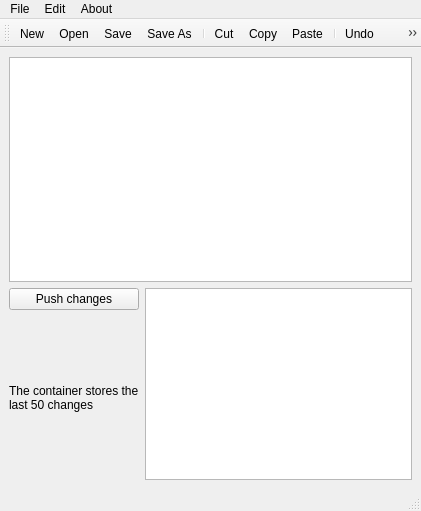
<?xml version="1.0" encoding="UTF-8"?>
<ui version="4.0">
 <class>MainWindow</class>
 <widget class="QMainWindow" name="MainWindow">
  <property name="geometry">
   <rect>
    <x>0</x>
    <y>0</y>
    <width>421</width>
    <height>511</height>
   </rect>
  </property>
  <property name="windowTitle">
   <string>MainWindow</string>
  </property>
  <widget class="QWidget" name="centralwidget">
   <layout class="QVBoxLayout" name="verticalLayout_3">
    <item>
     <layout class="QVBoxLayout" name="verticalLayout">
      <item>
       <widget class="QPlainTextEdit" name="plainTextEdit"/>
      </item>
      <item>
       <layout class="QHBoxLayout" name="horizontalLayout">
        <item>
         <layout class="QVBoxLayout" name="verticalLayout_2">
          <item>
           <widget class="QPushButton" name="pushButton">
            <property name="text">
             <string>Push changes</string>
            </property>
           </widget>
          </item>
          <item>
           <widget class="QLabel" name="label">
            <property name="text">
             <string>The container stores the last 50 changes</string>
            </property>
            <property name="textFormat">
             <enum>Qt::AutoText</enum>
            </property>
            <property name="scaledContents">
             <bool>false</bool>
            </property>
            <property name="wordWrap">
             <bool>true</bool>
            </property>
           </widget>
          </item>
         </layout>
        </item>
        <item>
         <widget class="QListWidget" name="listWidget">
          <property name="sizePolicy">
           <sizepolicy hsizetype="Expanding" vsizetype="Preferred">
            <horstretch>0</horstretch>
            <verstretch>0</verstretch>
           </sizepolicy>
          </property>
         </widget>
        </item>
       </layout>
      </item>
     </layout>
    </item>
   </layout>
  </widget>
  <widget class="QMenuBar" name="menubar">
   <property name="geometry">
    <rect>
     <x>0</x>
     <y>0</y>
     <width>421</width>
     <height>21</height>
    </rect>
   </property>
   <widget class="QMenu" name="menuFile">
    <property name="title">
     <string>File</string>
    </property>
    <addaction name="actionNew"/>
    <addaction name="actionOpen"/>
    <addaction name="separator"/>
    <addaction name="actionSave"/>
    <addaction name="actionSave_As"/>
   </widget>
   <widget class="QMenu" name="menuEdit">
    <property name="title">
     <string>Edit</string>
    </property>
    <addaction name="actionCut"/>
    <addaction name="actionCopy"/>
    <addaction name="actionPaste"/>
    <addaction name="separator"/>
    <addaction name="actionRedo"/>
    <addaction name="actionUndo"/>
   </widget>
   <widget class="QMenu" name="menuAbout">
    <property name="title">
     <string>About</string>
    </property>
    <addaction name="actionAbout_TextEditor"/>
   </widget>
   <addaction name="menuFile"/>
   <addaction name="menuEdit"/>
   <addaction name="menuAbout"/>
  </widget>
  <widget class="QToolBar" name="toolBar">
   <property name="windowTitle">
    <string>toolBar</string>
   </property>
   <attribute name="toolBarArea">
    <enum>TopToolBarArea</enum>
   </attribute>
   <attribute name="toolBarBreak">
    <bool>false</bool>
   </attribute>
   <addaction name="actionNew"/>
   <addaction name="actionOpen"/>
   <addaction name="actionSave"/>
   <addaction name="actionSave_As"/>
   <addaction name="separator"/>
   <addaction name="actionCut"/>
   <addaction name="actionCopy"/>
   <addaction name="actionPaste"/>
   <addaction name="separator"/>
   <addaction name="actionUndo"/>
   <addaction name="actionRedo"/>
   <addaction name="separator"/>
   <addaction name="actionAbout_TextEditor"/>
  </widget>
  <widget class="QStatusBar" name="statusBar"/>
  <action name="actionNew">
   <property name="icon">
    <iconset resource="Resource.qrc">
     <normaloff>:/rec/img/new.png</normaloff>:/rec/img/new.png</iconset>
   </property>
   <property name="text">
    <string>New</string>
   </property>
  </action>
  <action name="actionSave">
   <property name="icon">
    <iconset resource="Resource.qrc">
     <normaloff>:/rec/img/save.png</normaloff>:/rec/img/save.png</iconset>
   </property>
   <property name="text">
    <string>Save</string>
   </property>
  </action>
  <action name="actionSave_As">
   <property name="icon">
    <iconset resource="Resource.qrc">
     <normaloff>:/rec/img/save_as.png</normaloff>:/rec/img/save_as.png</iconset>
   </property>
   <property name="text">
    <string>Save As</string>
   </property>
  </action>
  <action name="actionCut">
   <property name="icon">
    <iconset resource="Resource.qrc">
     <normaloff>:/rec/img/cut.png</normaloff>:/rec/img/cut.png</iconset>
   </property>
   <property name="text">
    <string>Cut</string>
   </property>
  </action>
  <action name="actionCopy">
   <property name="icon">
    <iconset resource="Resource.qrc">
     <normaloff>:/rec/img/copy.png</normaloff>:/rec/img/copy.png</iconset>
   </property>
   <property name="text">
    <string>Copy</string>
   </property>
  </action>
  <action name="actionPaste">
   <property name="icon">
    <iconset resource="Resource.qrc">
     <normaloff>:/rec/img/paste.png</normaloff>:/rec/img/paste.png</iconset>
   </property>
   <property name="text">
    <string>Paste</string>
   </property>
  </action>
  <action name="actionRedo">
   <property name="icon">
    <iconset resource="Resource.qrc">
     <normaloff>:/rec/img/redo.png</normaloff>:/rec/img/redo.png</iconset>
   </property>
   <property name="text">
    <string>Redo</string>
   </property>
  </action>
  <action name="actionUndo">
   <property name="icon">
    <iconset resource="Resource.qrc">
     <normaloff>:/rec/img/undo.png</normaloff>:/rec/img/undo.png</iconset>
   </property>
   <property name="text">
    <string>Undo</string>
   </property>
  </action>
  <action name="actionAbout_TextEditor">
   <property name="icon">
    <iconset resource="Resource.qrc">
     <normaloff>:/rec/img/about.png</normaloff>:/rec/img/about.png</iconset>
   </property>
   <property name="text">
    <string>About TextEditor</string>
   </property>
  </action>
  <action name="actionOpen">
   <property name="icon">
    <iconset resource="Resource.qrc">
     <normaloff>:/rec/img/openf.png</normaloff>:/rec/img/openf.png</iconset>
   </property>
   <property name="text">
    <string>Open</string>
   </property>
  </action>
 </widget>
 <resources>
  <include location="Resource.qrc"/>
 </resources>
 <connections/>
</ui>
